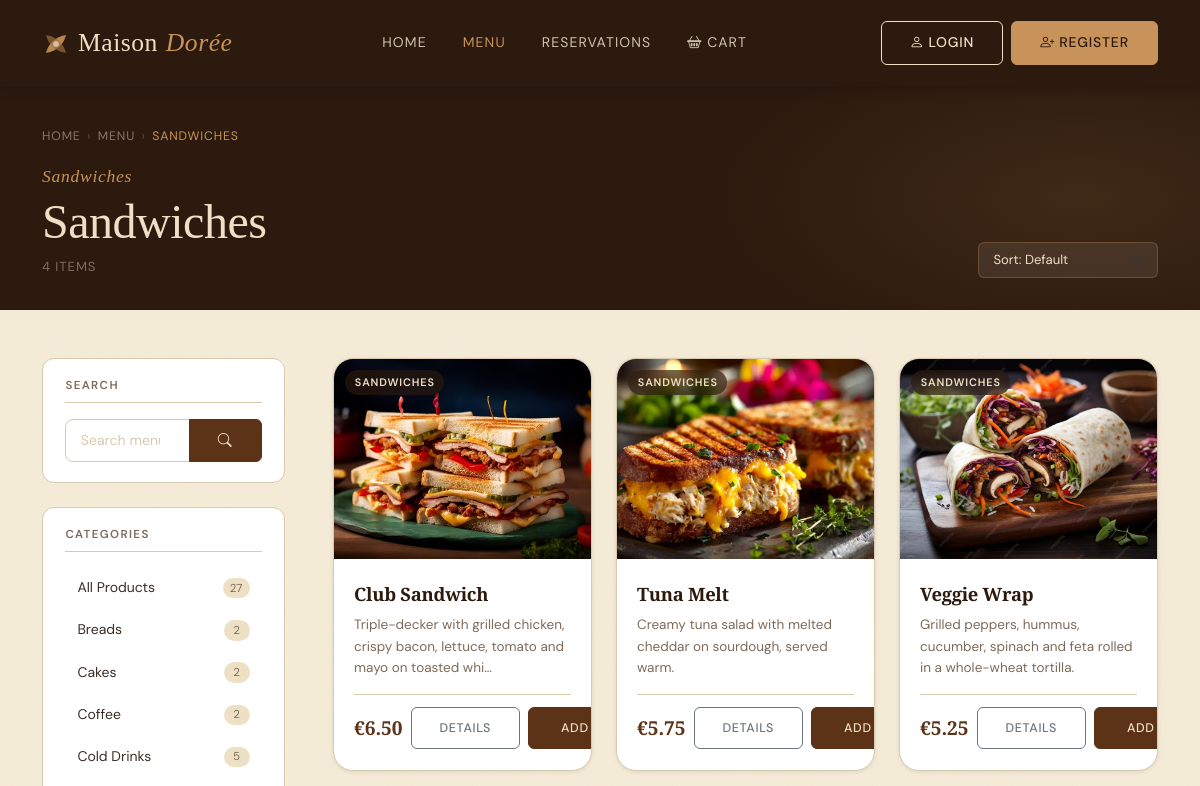
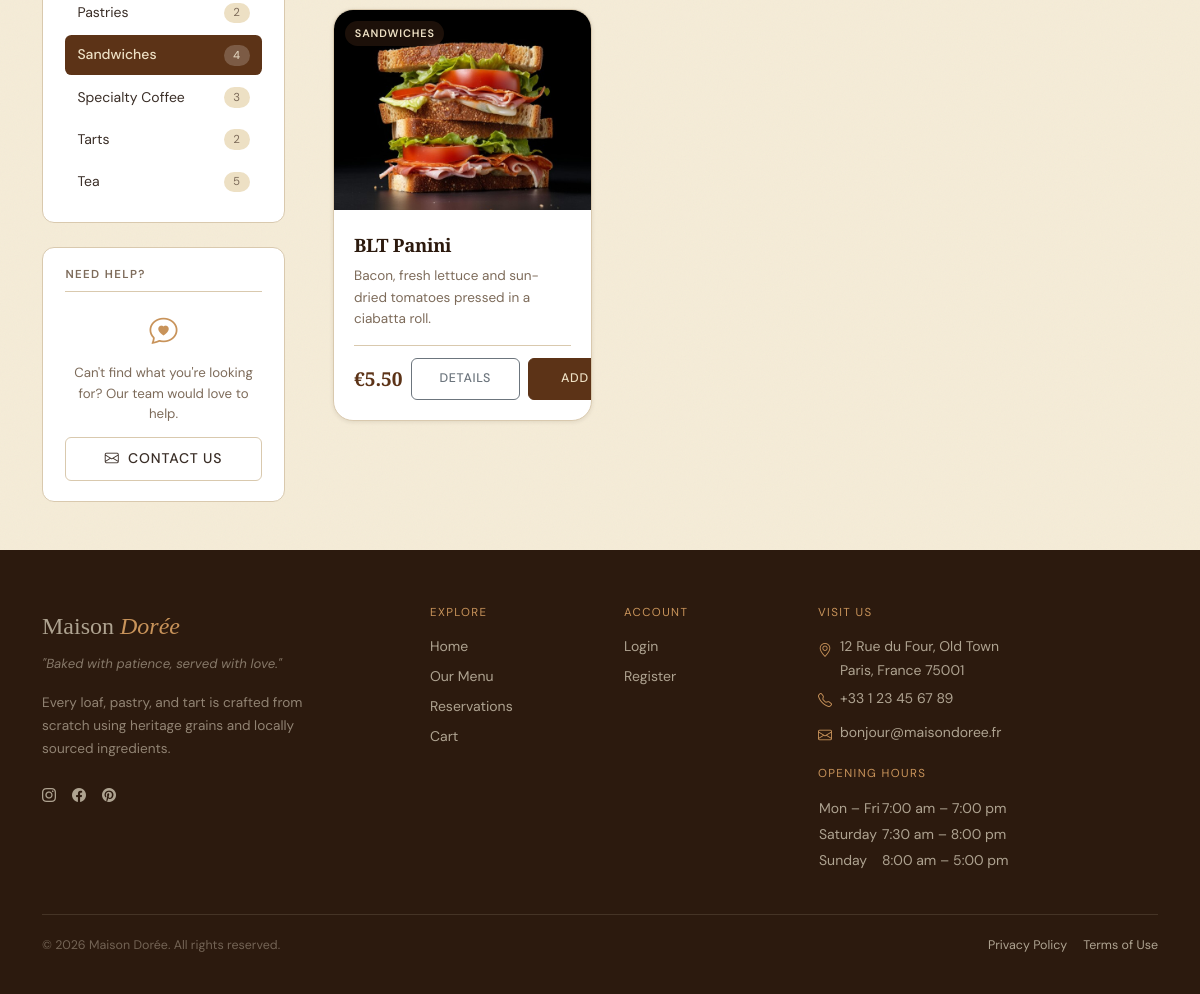
/products.php?category_id=6, run on the app's committed database (2 pictures, top to bottom).
### tables this page shows
CREATE TABLE `categories` (
  `id` int(11) NOT NULL,
  `name` varchar(50) NOT NULL
);

CREATE TABLE `products` (
  `id` int(11) NOT NULL,
  `category_id` int(11) DEFAULT NULL,
  `name` varchar(100) NOT NULL,
  `description` text DEFAULT NULL,
  `price` decimal(10,2) NOT NULL,
  `image_url` varchar(255) DEFAULT NULL
);

### db_connect.php (called while the page is built, shortened)
<?php
function db(): PDO {
    static $pdo = null;
    if ($pdo !== null) return $pdo;
    $dsn = sprintf('mysql:host=%s;port=%s;dbname=%s;charset=%s', DB_HOST, DB_PORT, DB_NAME, DB_CHARSET);
    $options = [
        PDO::ATTR_ERRMODE            => PDO::ERRMODE_EXCEPTION,
        PDO::ATTR_DEFAULT_FETCH_MODE => PDO::FETCH_ASSOC,
        PDO::ATTR_EMULATE_PREPARES   => false,
    ];
    try {
        $pdo = new PDO($dsn, DB_USER, DB_PASS, $options);
    } catch (PDOException $e) {
        error_log($e->getMessage());
        exit('Connection failed.');
    }
    return $pdo;
}
function db_fetch_all(string $sql, array $params = []): array {
    $stmt = db()->prepare($sql);
    $stmt->execute($params);
    return $stmt->fetchAll();
}
function db_fetch_one(string $sql, array $params = []): ?array {
    $stmt = db()->prepare($sql);
    $stmt->execute($params);
    $row = $stmt->fetch();
    return $row !== false ? $row : null;
}
?>

### products.php (the view, shortened to what this page needs)
<?php
require_once 'db_connect.php';
$categoryId = filter_input(INPUT_GET, 'category_id', FILTER_VALIDATE_INT, [
    'options' => ['min_range' => 1],
]);
$searchQuery = trim(strip_tags($_GET['q'] ?? ''));
$sortRaw     = $_GET['sort'] ?? 'default';
$page        = max(1, (int) ($_GET['page'] ?? 1));
$perPage     = 9;
$sortOptions = [
    'default'     => 'p.id ASC',
    'name_asc'    => 'p.name ASC',
    'name_desc'   => 'p.name DESC',
    'price_asc'   => 'p.price ASC',
    'price_desc'  => 'p.price DESC',
];
$sortCol = $sortOptions[$sortRaw] ?? $sortOptions['default'];
$currentCategory = null;
if ($categoryId) {
    $currentCategory = db_fetch_one(
        'SELECT id, name FROM categories WHERE id = :id LIMIT 1',
        [':id' => $categoryId]
    );
}
$allCategories = db_fetch_all(
    'SELECT
         c.id,
         c.name,
         COUNT(p.id) AS product_count
     FROM categories c
     LEFT JOIN products p ON p.category_id = c.id
     GROUP BY c.id, c.name
     ORDER BY c.name ASC'
);
$whereClauses = ['1=1'];
$params       = [];
if ($categoryId) {
    $whereClauses[] = 'p.category_id = :cid';
    $params[':cid'] = $categoryId;
}
$whereSQL = 'WHERE ' . implode(' AND ', $whereClauses);
$totalProducts = (int) db_fetch_one(
    "SELECT COUNT(*) AS cnt
       FROM products p
       JOIN categories c ON c.id = p.category_id
      $whereSQL",
    $params
)['cnt'];
$totalPages = max(1, (int) ceil($totalProducts / $perPage));
$page       = min($page, $totalPages);
$offset     = ($page - 1) * $perPage;
$products = db_fetch_all(
    "SELECT
         p.id,
         p.name,
         p.description,
         p.price,
         p.image_url,
         c.name AS category_name,
         c.id   AS category_id
     FROM products p
     JOIN categories c ON c.id = p.category_id
    $whereSQL
     ORDER BY $sortCol
     LIMIT :lim OFFSET :off",
    array_merge($params, [':lim' => $perPage, ':off' => $offset])
);
function buildUrl(array $overrides = []): string
{
    $base = [
        'category_id' => $_GET['category_id'] ?? null,
        'q'           => $_GET['q']           ?? null,
        'sort'        => $_GET['sort']         ?? null,
        'page'        => $_GET['page']         ?? null,
    ];
    $merged = array_filter(array_merge($base, $overrides), fn($v) => $v !== null && $v !== '');
    return 'products.php?' . http_build_query($merged);
}
require_once __DIR__ . '/header.php';
?>
<section class="prod-hero" aria-labelledby="prod-hero-heading">
    <div class="prod-hero__bg" aria-hidden="true"></div>
    <div class="container position-relative z-1">
        <nav aria-label="Breadcrumb" class="prod-breadcrumb mb-3">
            <a href="index.php">Home</a>
            <span aria-hidden="true">›</span>
            <a href="categories.php">Menu</a>
            <?php if ($currentCategory): ?>
                <span aria-hidden="true">›</span>
                <span aria-current="page"><?= htmlspecialchars($currentCategory['name']) ?></span>
            <?php else: ?>
                <span aria-hidden="true">›</span>
                <span aria-current="page">All Products</span>
            <?php endif; ?>
        </nav>
        <div class="row align-items-end g-3">
            <div class="col">
                <span class="label-script">
                    <?= $currentCategory ? htmlspecialchars($currentCategory['name']) : 'Everything' ?>
                </span>
                <h1 class="prod-hero__title" id="prod-hero-heading">
                    <?php if ($searchQuery !== ''): ?>
                        Results for "<em><?= htmlspecialchars($searchQuery) ?></em>"
                    <?php elseif ($currentCategory): ?>
                        <?= htmlspecialchars($currentCategory['name']) ?>
                    <?php else: ?>
                        All <em>Products</em>
                    <?php endif; ?>
                </h1>
                <p class="prod-hero__meta" aria-live="polite">
                    <?= $totalProducts ?> item<?= $totalProducts !== 1 ? 's' : '' ?>
                </p>
            </div>
            <div class="col-auto">
                <form method="GET" action="products.php" class="d-flex align-items-center gap-2"
                      aria-label="Sort products">
                    <select
                        id="sort"
                        name="sort"
                        class="form-select prod-sort__select"
                        aria-label="Sort products"
                        onchange="this.form.submit()">
                        <option value="default"    <?= $sortRaw === 'default'    ? 'selected' : '' ?>>Sort: Default</option>
                    </select>
                </form>
            </div>
        </div>
    </div>
</section>
<div class="container prod-layout py-5">
    <div class="row g-5">
        <aside class="col-12 col-lg-3" aria-label="Category filter">
            <div class="prod-sidebar-block mb-4">
                <h2 class="prod-sidebar-block__title">Search</h2>
                <form method="GET" action="products.php" role="search" aria-label="Search products">
                    <div class="input-group">
                        <input
                            type="search"
                            name="q"
                            class="form-control prod-sidebar__search"
                            placeholder="Search menu…"
                            value="<?= htmlspecialchars($searchQuery) ?>"
                            aria-label="Search products">
                        <button type="submit" class="btn btn-primary" aria-label="Search">
                            <i class="bi bi-search" aria-hidden="true"></i>
                        </button>
                    </div>
                </form>
            </div>
            <div class="prod-sidebar-block">
                <h2 class="prod-sidebar-block__title">Categories</h2>
                <nav aria-label="Filter by category">
                    <ul class="prod-cat-list" role="list">
                        <li role="listitem">
                            <a
                                href="products.php<?= $searchQuery ? '?q=' . urlencode($searchQuery) : '' ?>"
                                class="prod-cat-list__item <?= !$categoryId ? 'prod-cat-list__item--active' : '' ?>"
                                aria-current="<?= !$categoryId ? 'page' : 'false' ?>">
                                <span class="prod-cat-list__name">All Products</span>
                                <span class="prod-cat-list__count">
                                    <?= array_sum(array_column($allCategories, 'product_count')) ?>
                                </span>
                            </a>
                        </li>
                        <?php foreach ($allCategories as $cat): ?>
                            <li role="listitem">
                                <a
                                    href="<?= buildUrl(['category_id' => $cat['id'], 'page' => null]) ?>"
                                    class="prod-cat-list__item <?= (int)($currentCategory['id'] ?? 0) === (int)$cat['id'] ? 'prod-cat-list__item--active' : '' ?>"
                                    aria-current="<?= (int)($currentCategory['id'] ?? 0) === (int)$cat['id'] ? 'page' : 'false' ?>">
                                    <span class="prod-cat-list__name">
                                        <?= htmlspecialchars($cat['name']) ?>
                                    </span>
                                    <span class="prod-cat-list__count">
                                        <?= (int) $cat['product_count'] ?>
                                    </span>
                                </a>
                            </li>
                        <?php endforeach; ?>
                    </ul>
                </nav>
            </div>
            <div class="prod-sidebar-block mt-4">
                <h2 class="prod-sidebar-block__title">Need Help?</h2>
                <div class="prod-sidebar-help">
                    <i class="bi bi-chat-heart prod-sidebar-help__icon" aria-hidden="true"></i>
                    <p class="prod-sidebar-help__text">
                        Can't find what you're looking for? Our team would love to help.
                    </p>
                    <a href="mailto:bonjour@maisondoree.fr" class="btn btn-ghost btn-sm w-100">
                        <i class="bi bi-envelope me-1" aria-hidden="true"></i> Contact Us
                    </a>
                </div>
            </div>
        </aside>
        <main class="col-12 col-lg-9" id="products-grid" aria-label="Products">
            <?php if (empty($products)): ?>
                <div class="prod-empty" role="status" aria-live="polite">
                    <i class="bi bi-bag-x prod-empty__icon" aria-hidden="true"></i>
                    <h2 class="prod-empty__title">
                        <?= $searchQuery !== ''
                            ? 'No results for "' . htmlspecialchars($searchQuery) . '"'
                            : 'No products available' ?>
                    </h2>
                    <p class="prod-empty__body">
                        <?= $searchQuery !== ''
                            ? 'Try a different search term, or browse a category below.'
                            : 'Check back soon — our bakers are hard at work!' ?>
                    </p>
                    <div class="d-flex gap-3 justify-content-center flex-wrap mt-3">
                        <a href="categories.php" class="btn btn-primary">Browse All Categories</a>
                        <?php if ($searchQuery !== '' || $categoryId): ?>
                            <a href="products.php" class="btn btn-ghost">Clear Filters</a>
                        <?php endif; ?>
                    </div>
                </div>
            <?php else: ?>
                <div class="row g-4" id="productGrid">
                    <?php foreach ($products as $index => $product):
                        $price = number_format((float)$product['price'], 2);
                        $imgSrc = !empty($product['image_url'])
                            ? 'images/' . htmlspecialchars($product['image_url'], ENT_QUOTES)
                            : 'images/placeholder.jpg';
                    ?>
                        <div
                            class="col-12 col-sm-6 col-xl-4"
                            style="--p-delay:<?= $index * 0.06 ?>s">
                            <article
                                class="prod-card"
                                aria-label="<?= htmlspecialchars($product['name']) ?>, €<?= $price ?>">
                                <a
                                    href="product_details.php?id=<?= (int) $product['id'] ?>"
                                    class="prod-card__thumb-link"
                                    tabindex="-1"
                                    aria-hidden="true">
                                    <img
                                        src="<?= $imgSrc ?>"
                                        alt="<?= htmlspecialchars($product['name']) ?>"
                                        class="prod-card__img card-img-top"
                                        loading="lazy"
                                        width="400"
                                        height="200"
                                        onerror="this.onerror=null; this.src='images/placeholder.jpg';">
                                    <span class="prod-card__category-ribbon">
                                    </span>
                                </a>
                                <div class="prod-card__body">
                                    <h3 class="prod-card__name">
                                        <a
                                            href="product_details.php?id=<?= (int) $product['id'] ?>"
                                            class="prod-card__name-link">
                                            <?= htmlspecialchars($product['name']) ?>
                                        </a>
                                    </h3>
                                    <?php if (!empty($product['description'])): ?>
                                        <p class="prod-card__desc">
                                            <?= htmlspecialchars(
                                                mb_strimwidth($product['description'], 0, 90, '…')
                                            ) ?>
                                        </p>
                                    <?php endif; ?>
                                    <div class="prod-card__footer">
                                        <span class="prod-card__price" aria-label="Price: €<?= $price ?>">
                                            €<?= $price ?>
                                        </span>
                                        <div class="d-flex gap-2 align-items-center">
                                            <a
                                                href="product_details.php?id=<?= (int) $product['id'] ?>"
                                                class="btn btn-outline-secondary btn-sm prod-card__cta"
                                                aria-label="View details for <?= htmlspecialchars($product['name']) ?>">
                                                Details
                                            </a>
                                            <a
                                                href="addtocart.php?id=<?= (int) $product['id'] ?>"
                                                class="btn btn-primary btn-sm prod-card__cta"
                                                aria-label="Add <?= htmlspecialchars($product['name']) ?> to cart">
                                                <i class="bi bi-basket-plus me-1" aria-hidden="true"></i>Add
                                            </a>
                                        </div>
                                    </div>
                                </div>
                            </article>
                        </div>
                    <?php endforeach; ?>
                </div>
            <?php endif; ?>
        </main>
    </div>
</div>
<?php require_once __DIR__ . '/footer.php'; ?>

### data on the page
categories: name "SANDWICHES", name "Sandwiches", product_count "4"
categories: name "Breads", product_count "2"
categories: name "Cakes", product_count "2"
categories: name "Coffee", product_count "2"
categories: name "Cold Drinks", product_count "5"
categories: name "Pastries", product_count "2"
categories: name "Specialty Coffee", product_count "3"
categories: name "Tarts", product_count "2"
categories: name "Tea", product_count "5"
products: image_url (picture), name "Club Sandwich", description "Triple-decker with grilled chicken, crispy bacon, lettuce, tomato and mayo on toasted whi…", price "6.50"
products: image_url (picture), name "Tuna Melt", description "Creamy tuna salad with melted cheddar on sourdough, served warm.", price "5.75"
products: image_url (picture), name "Veggie Wrap", description "Grilled peppers, hummus, cucumber, spinach and feta rolled in a whole-wheat tortilla.", price "5.25"
products: image_url (picture), name "BLT Panini", description "Bacon, fresh lettuce and sun-dried tomatoes pressed in a ciabatta roll.", price "5.50"

### other printed values
$totalProducts "4"
array_sum(array_column($allCategories, 'product_count')) "27"
